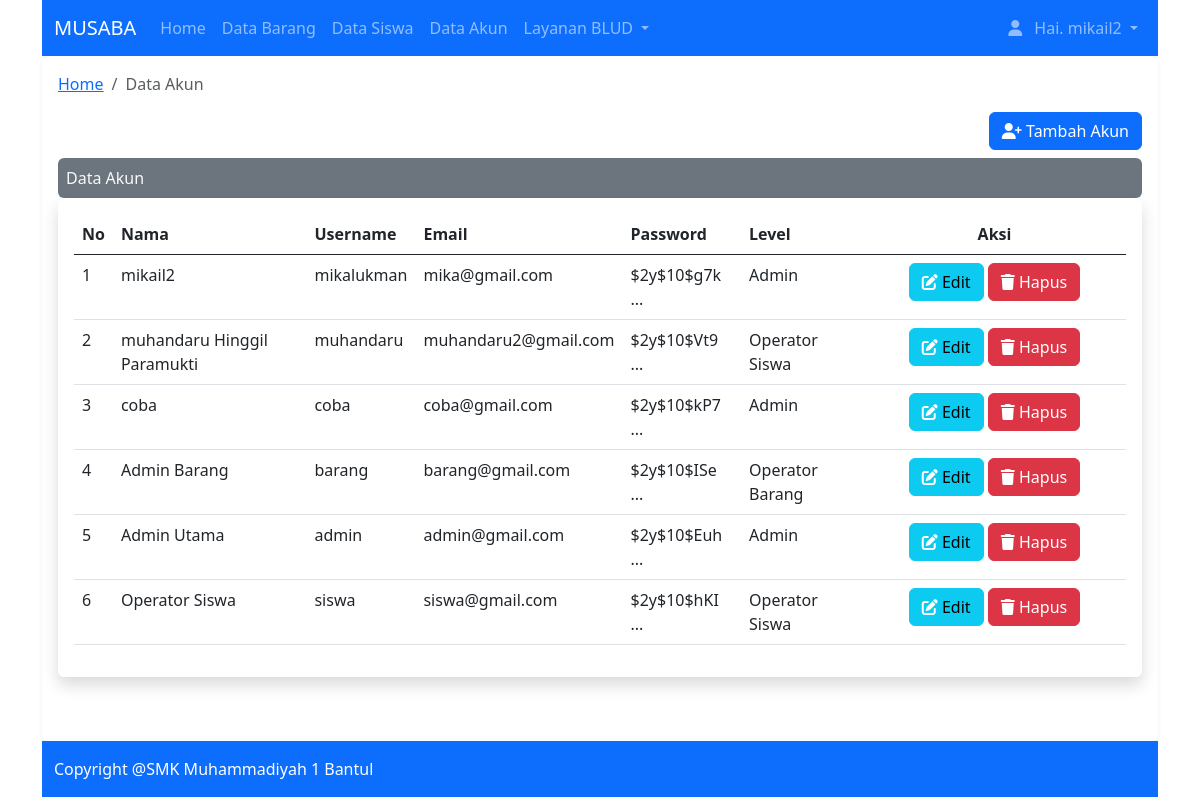
Page /index.php?p=akunmodal (signed in) on the committed database.
### tables this page shows
CREATE TABLE `akun` (
  `idakun` int(20) NOT NULL,
  `nama` varchar(100) NOT NULL,
  `username` varchar(100) NOT NULL,
  `email` varchar(100) NOT NULL,
  `password` varchar(100) NOT NULL,
  `level` varchar(5) NOT NULL
);

### config/controller.php (called while the page is built, shortened)
<?php
function level($level)
{
  if($level == '1')
  {
    $levelbaru = 'Admin';
    return $levelbaru;
  }
  if($level == '2')
  {
    $levelbaru = 'Operator Siswa';
    return $levelbaru;
  }
  if($level == '3')
  {
    $levelbaru = 'Operator Barang';
    return $levelbaru;
  }
  else
  {
    $levelbaru = '0';
    return $levelbaru;
  }
}
function select($query)
{
    global $koneksi;
    $result = mysqli_query($koneksi,$query);
    $rows = [];
    while ($row = mysqli_fetch_assoc($result))
    {
        $rows[] = $row;
    }
    return $result;
}
?>

### akunmodal.php (the view, shortened to what this page needs)
<nav aria-label="breadcrumb" class="main-breadcrumb">
            <ol class="breadcrumb">
              <li class="breadcrumb-item"><a href="index.php">Home</a></li>
              <li class="breadcrumb-item active" aria-current="page">Data Akun</li>
            </ol>
          </nav>
<div class = "col-md-12" style = "text-align:right;" > <button type="button" class="btn btn-primary" data-bs-toggle="modal" data-bs-target="#modaltambahakun"> <i class="fa-solid fa-user-plus"></i> Tambah Akun</button></div>
<div class="shadow-none p-2 mt-2 bg-secondary text-light rounded">Data Akun</div>
    <div class="table-responsive shadow p-3 mb-5 bg-body rounded">
    <table id="tabelakun" class="table table-hover">
            <thead>
            <tr >
            <th scope="col">No</th>
            <th scope="col">Nama</th>
            <th scope="col">Username</th>
            <th scope="col">Email</th>
            <th scope="col">Password</th>
            <th scope="col">Level</th>
            <th scope="col" style = "text-align:center; width:25%;">Aksi</th>
            </tr>
        </thead>
        <tbody>
        <?php
            $data_akun = select("SELECT * FROM akun");
            $no = 1;
        ?>
       <?php foreach($data_akun as $akun): ?>
                    <tr>
                    <td><?php echo $no++; ?></td>
                    <td><?php echo $akun['nama']; ?></td>
                    <td><?php echo $akun['username']; ?></td>
                    <td><?php echo $akun['email']; ?></td>
                    <td><?php echo substr($akun['password'],0,10); ?> ...</td>
                    <td><?php echo level($akun['level']); ?></td>
                    <td align="center">
                    <form method="post" action="">
                         <button type="button" id="ubah3" name="ubah3" class="btn btn-info" data-bs-toggle="modal" data-bs-target="#modalubahakun"
                         data-idakun="<?php echo  $akun['idakun']; ?>"
                         data-nama = "<?php echo $akun['nama']; ?>"
                         data-username = "<?php echo $akun['username']; ?>"
                         data-email = "<?php echo $akun['email']; ?>"
                         data-level = "<?php echo $akun['level']; ?>"
                         ><i class="fa-solid fa-pen-to-square" style="color: #ffffff;"></i> Edit</button>
                         <button type="submit" name="delete" class="btn btn-danger"><i class="fa-solid fa-trash" style="color: #ffffff;"></i> Hapus</button>
                     </form>
                </td>
                </tr>
        <?php endforeach; ?>
        </tbody>
    </table>
    </div>

### index.php (shortened to what this page needs)
<?php
include "config/koneksi.php";
include "config/controller.php";
?>
<!doctype html>
<html lang="en">
  <head>
    <link href="https://cdn.jsdelivr.net/npm/bootstrap@5.0.2/dist/css/bootstrap.min.css" rel="stylesheet">
    <link rel="stylesheet" type="text/css" href="https://cdnjs.cloudflare.com/ajax/libs/sweetalert/1.1.3/sweetalert.min.css">
    <link rel="stylesheet" type="text/css" href="https://cdnjs.cloudflare.com/ajax/libs/twitter-bootstrap/5.3.0/css/bootstrap.min.css">
    <link rel="stylesheet" type="text/css" href="https://cdn.datatables.net/2.0.5/css/dataTables.bootstrap5.css">
<link rel="stylesheet" href="https://cdnjs.cloudflare.com/ajax/libs/font-awesome/6.5.2/css/all.min.css">
  </head>
  <body>
  <main class="container">
    <?php include "layout/header.php"; ?>
  <div class="p-3 bg-body rounded shadow-sm">
    <?php include "switch.php"; ?>
  </div>
<?php include "layout/footer.php" ?>
</main>
  </body>
</html>

### layout/header.php (shortened to what this page needs)
<nav class="navbar navbar-expand-lg navbar navbar-dark bg-primary">
  <div class="container-fluid">
    <a class="navbar-brand" href="index.php">MUSABA</a>
    <div class="collapse navbar-collapse" id="navbarSupportedContent">
      <ul class="navbar-nav me-auto mb-2 mb-lg-0">
        <li class="nav-item">
          <a class="nav-link" aria-current="page" href="index.php">Home</a>
        </li>
        <?php  if($_SESSION['level'] == 1 or $_SESSION['level'] == 3): ?>
        <li class="nav-item">
          <a class="nav-link" href="index.php?p=databarang">Data Barang</a>
        </li>
        <?php endif; ?>
        <?php  if($_SESSION['level'] == 1 or $_SESSION['level'] == 2): ?>
        <li class="nav-item">
          <a class="nav-link" href="index.php?p=datasiswa">Data Siswa</a>
        </li>
          <?php endif; ?>
          <?php  if($_SESSION['level'] == 1): ?>
        <li class="nav-item">
          <a class="nav-link" href="index.php?p=akunmodal">Data Akun</a>
        </li>
        <?php endif; ?>
        <li class="nav-item dropdown">
          <a class="nav-link dropdown-toggle" href="#" id="navbarDropdown" role="button" data-bs-toggle="dropdown" aria-expanded="false">
            Layanan BLUD
          </a>
        </li>
    </div>
    <ul class="navbar-nav me-auto mb-2 mb-lg-0">
        <li class="nav-item dropdown">
          <a class="nav-link dropdown-toggle" href="#" id="navbarDropdown" role="button" data-bs-toggle="dropdown" aria-expanded="false">
          <i class="fa-solid fa-user me-2"></i> Hai. <?php echo $_SESSION['nama']; ?>
          </a>
        </li>
</ul>
  </div>
</nav>

### switch.php
<?php
@$page = addslashes($_GET['p']);
if(!empty($page))
{
    if($page == "databarang")
        {
            include "databarang.php";
        }
    elseif($page == "datasiswa")
        {
            include "datasiswa.php";
        }
    elseif($page =='tambah_barang')
    {
        include "tambah_barang.php";
    }
    elseif($page =='ubah_barang')
    {
        include "ubah_barang.php";
    }
    elseif($page =='hapus_barang')
    {
        include "hapus_barang.php";
    }
    elseif($page =='tambahsiswa')
    {
        include "tambahsiswa.php";
    }
    elseif($page =='detailsiswa')
    {
        include "detailsiswa.php";
    }
    elseif($page =='hapus_siswa')
    {
        include "hapus_siswa.php";
    }
    elseif($page =='akunmodal')
    {
        include "akunmodal.php";
    }
    elseif($page =='hapus_akun')
    {
        include "hapusakun.php";
    }
    else
        {
            include "awal.php";
        }
}
else
{
    include "awal.php";
}
?>

### layout/footer.php (shortened to what this page needs)
<footer class="footer mt-auto py-3  bg-primary">
  <div class="container">
    <span class="text-white" >Copyright @SMK Muhammadiyah 1 Bantul</span>
  </div>
</footer>

### rows in the picture
akun: nama "mikail2", username "mikalukman", email "mika@gmail.com", password "$2y$10$g7k", level "Admin"
akun: nama "muhandaru Hinggil Paramukti", username "muhandaru", email "muhandaru2@gmail.com", password "$2y$10$Vt9", level "Operator Siswa"
akun: nama "coba", username "coba", email "coba@gmail.com", password "$2y$10$kP7", level "Admin"
akun: nama "Admin Barang", username "barang", email "barang@gmail.com", password "$2y$10$ISe", level "Operator Barang"
akun: nama "Admin Utama", username "admin", email "admin@gmail.com", password "$2y$10$Euh", level "Admin"
akun: nama "Operator Siswa", username "siswa", email "siswa@gmail.com", password "$2y$10$hKI", level "Operator Siswa"

### other values in the picture
$_SESSION['nama'] "mikail2"
